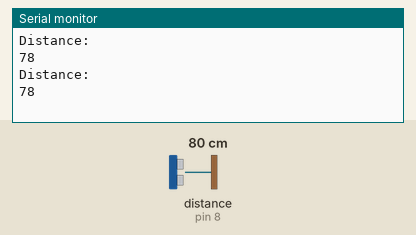
Bench run of a sketch on a simulated Arduino Uno, built with avr-gcc and run on an emulated ATmega328P. Parts: the last lines printed to the serial monitor. Wiring (inferred from the names in the program): ultrasonic range finder: trigger pin 7; echo pin 8. The test bench sets the inputs (shaded band); at power-on: distance to the obstacle (sensor on pin 8) 80 cm. The echo pulse lasts 58.3 µs per cm.

Above: at 1.8 s.
1.9 s: distance to the obstacle (sensor on pin 8) set to 2 cm
At 2.8 s:
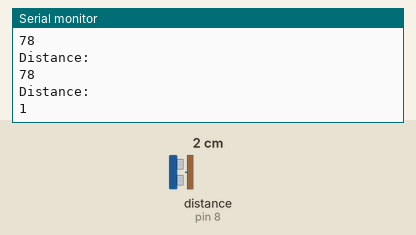
3.4 s: distance to the obstacle (sensor on pin 8) set to 4 cm
At 4.8 s:
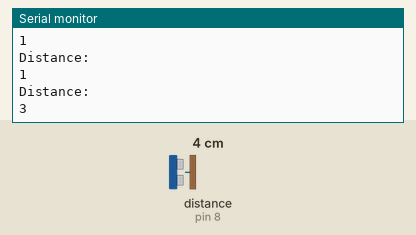
Timing chart, 0 to 6.4 s (numbered marks = the images above; inputs shaded):
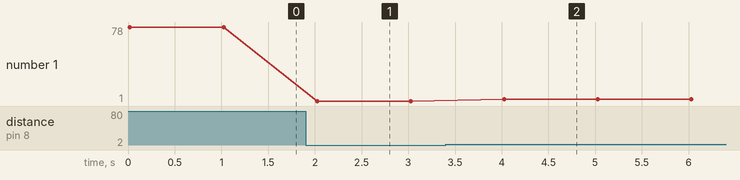

Measured:
- after the input at 1.9 s, the serial monitor: prints a new line after 0.12 s (image 1)
- after the input at 3.4 s, the serial monitor: prints a new line after 0.63 s (image 2)
- plotted number 1: 78 → 1 after the input at 1.9 s, 1 → 3 after the input at 3.4 s

The sketch:

Ultrasonic.ino
```cpp
//Ultrasonic sensor
int trigPin = 7;
int echoPin = 8;
long duration;
int distance;

void setup() {
  pinMode(trigPin, OUTPUT);
  pinMode(echoPin, INPUT);
  Serial.begin(9600); //Starts the serial communication
}

void loop() {
  digitalWrite(trigPin,LOW);
  delayMicroseconds(2);

  //Sets the trigPin on high state for 10 micro seconds
  digitalWrite(trigPin,HIGH);
  delayMicroseconds(10);
  digitalWrite(trigPin,LOW);

  duration = pulseIn(echoPin,HIGH);
  distance = duration*0.034/2;
  Serial.println("Distance: ");
  Serial.println(distance);
  delay(1000);
}
```
